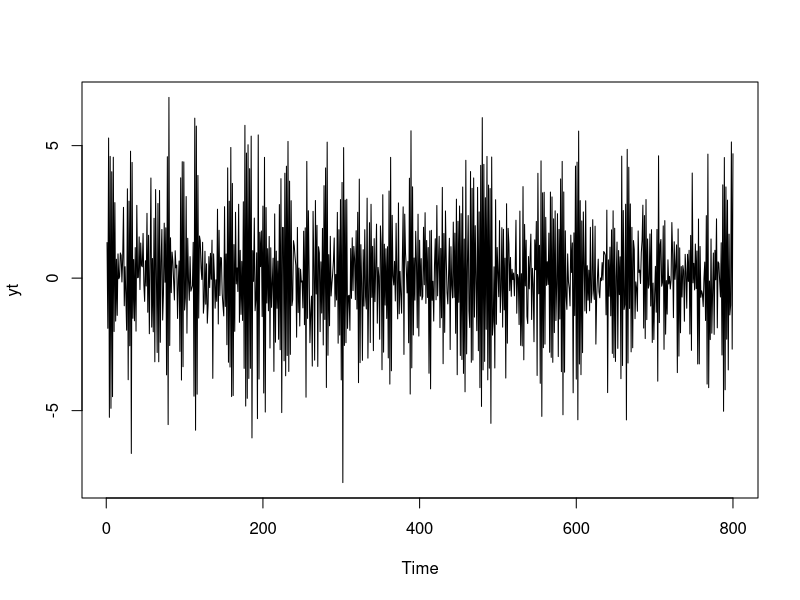
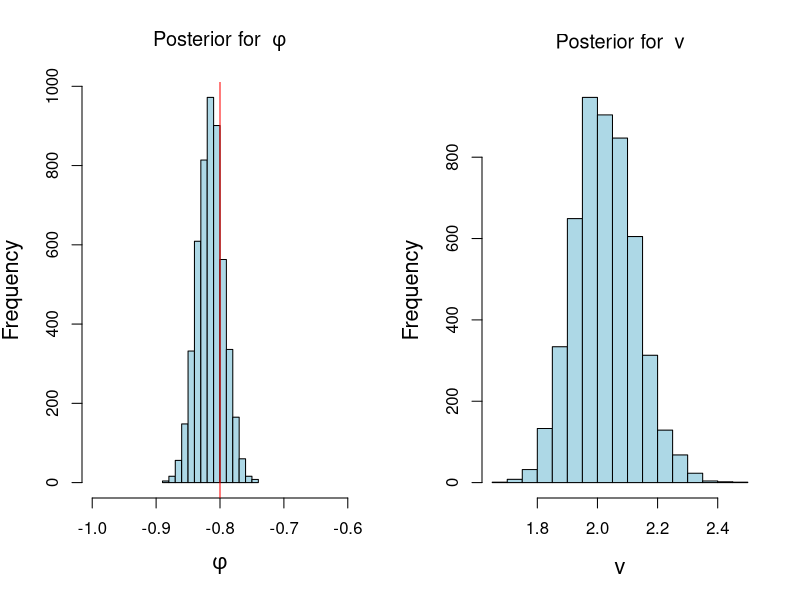

The R script that drew these images, in order:
phi=-0.8 # ar coefficient
v=2
sd=sqrt(v) # innovation standard deviation
T=800 # number of time points
yt=arima.sim(n = T, model = list(ar = phi), sd = sd)
ts.plot(yt)

## Case 1: Conditional likelihood
y=as.matrix(yt[2:T]) # response
X=as.matrix(yt[1:(T-1)]) # design matrix
phi_MLE=as.numeric((t(X)%*%y)/sum(X^2)) # MLE for phi
s2=sum((y - phi_MLE*X)^2)/(length(y) - 1) # Unbiased estimate for v 
v_MLE=s2*(length(y)-1)/(length(y)) # MLE for v

cat("\n MLE of conditional likelihood for phi: ", phi_MLE, "\n",
    "MLE for the variance v: ", v_MLE, "\n", 
    "Estimate s2 for the variance v: ", s2, "\n")

n_sample=5000   # posterior sample size

## step 1: sample posterior distribution of v from inverse gamma distribution
v_sample=1/rgamma(n_sample, (T-2)/2, sum((yt[2:T] - phi_MLE*yt[1:(T-1)])^2)/2)

## step 2: sample posterior distribution of phi from normal distribution
phi_sample=rep(0,n_sample)
for (i in 1:n_sample){
phi_sample[i]=rnorm(1, mean = phi_MLE, sd=sqrt(v_sample[i]/sum(yt[1:(T-1)]^2)))}

## plot histogram of posterior samples of phi and v
par(mfrow = c(1, 2), cex.lab = 1.3)
hist(phi_sample, xlab = bquote(phi), main = bquote("Posterior for "~phi),xlim=c(-1.0,-0.6), col='lightblue')
abline(v = phi, col = 'red')
hist(v_sample, xlab = bquote(v), col='lightblue', main = bquote("Posterior for "~v))
abline(v = sd, col = 'red')
